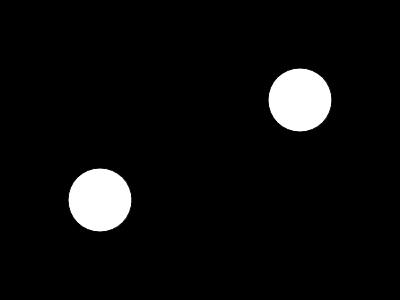
Frame 1 (no input)
Frame 60 (no input): identical to frame 1, image omitted
Frame 120 (the mouse pressed at the canvas centre since frame 60): identical to frame 1, image omitted

The p5.js sketch that drew this single still picture (run headless with seeded random() and noise() and a simulated clock; from frame 60 on, the mouse is pressed at the canvas centre):

// p5.js sketch
// ── sketch.js
var p1;
var p2;

function setup() {
  createCanvas(400, 300);
  createP("Click on the particles");
  p1 = new Particle(100,200);
  p2 = new Particle(300,100);
}

function draw() {
  background(0);
   
  p1.display();
  p2.display();

}

function mousePressed() {
  if (p1.over(mouseX,mouseY)) {
    p1.change();
  }
  if (p2.over(mouseX,mouseY)) {
    p2.change();
  }
}

// ── particle.js


function Particle(tempX, tempY) {
  this.x = tempX;
  this.y = tempY;
  this.r = 32;

  this.display = function() {
    fill(255);
    ellipse(this.x, this.y, this.r*2, this.r*2);
  }
  
  this.over = function(mx, my) {
    var d = dist(mx,my,this.x,this.y);
    if (d < this.r) {
      return true;
    } else {
      return false;
    }
  }
  
  this.change = function() {
    this.r = random(24,48); 
  }


}
